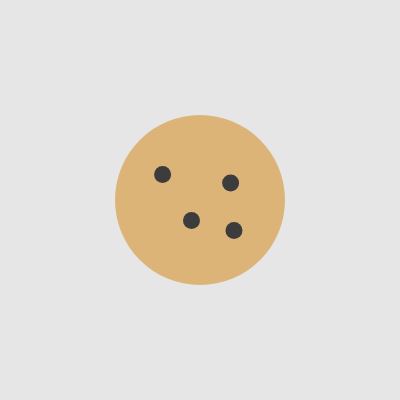
Frame 1 (no input)
Frame 60 (no input): identical to frame 1, image omitted
Frame 120 (the mouse pressed at the canvas centre since frame 60): identical to frame 1, image omitted

The p5.js sketch that drew this single still picture (run headless with seeded random() and noise() and a simulated clock; from frame 60 on, the mouse is pressed at the canvas centre):

// p5.js sketch
// ── sketch.js
// DM2008 — Activity 4a [Guided]
// Bake a Cookie (30 min)
//
// A class is a blueprint — Cookie describes what every cookie has and can do.
// Your job is to complete the class, then add movement and a flavor randomizer.
//
// Suggested order:
// 1. Add the missing properties to the constructor (sz, x, y)
// 2. Fix show() so it uses this.flavor, this.x, this.y, this.sz
// 3. Implement move() and randomFlavor()
// 4. Wire them up in keyPressed() and mousePressed()
//
// Stretch: add a second cookie with different starting values.

	
let cookie;
 
function setup() {
  createCanvas(400, 400);
  noStroke();
  // make one cookie object
  cookie = new Cookie("choc-chip", 170, width/2, height/2);
  for (let i = 0; i<100, i++;) {
    let x = random(width);
    let y = random(height);
    let sz = random(30,50);
    cookies.push
  }
}
 
function draw() {
  background(230);
  cookie.show();   // call the method on our object
}
 
// Class definition
class Cookie {
  constructor(flavor, sz, x, y) {
    this.flavor = flavor;
    this.sz = sz;
    this.x = x;
    this.y = y;
  }
  
  show() {	
    if (this.flavor == "choc-chip") {
      fill(196, 146, 96);
    } else {
      fill(220, 180, 120);
    }
    switch (this.flavor) {
      case "chocolate":
        fill(196, 146, 96);
        break;
      case "vanilla":
        fill(255, 223, 150);
        break;
      default:
        fill(220, 180, 120);
    }
    ellipse(this.x, this.y, this.sz);
 
    // a few "chips" placed relative to size
    const s = this.sz * 0.1;
    fill(60);
    ellipse(this.x - this.sz*0.22, this.y - this.sz*0.15, s);
    ellipse(this.x + this.sz*0.18, this.y - this.sz*0.10, s);
    ellipse(this.x - this.sz*0.05, this.y + this.sz*0.12, s);
    ellipse(this.x + this.sz*0.20, this.y + this.sz*0.18, s);
  }

  // Add a move() method — update this.x or this.y based on which key is pressed
  move() {
    this.x = this.x + 10
    this.y = this.y + 5
  }

  // Add a randomFlavor() method — set this.flavor to one of at least 3 options
  randomFlavor() {
    this.flavor = random(flavor);
  }
}

// Call cookie.move() when an arrow key is pressed
function keyPressed() {
  if (key == 'UP_ARROW') {
    
  }

}

// Call cookie.randomFlavor() when the mouse is clicked
function mousePressed() {

}
